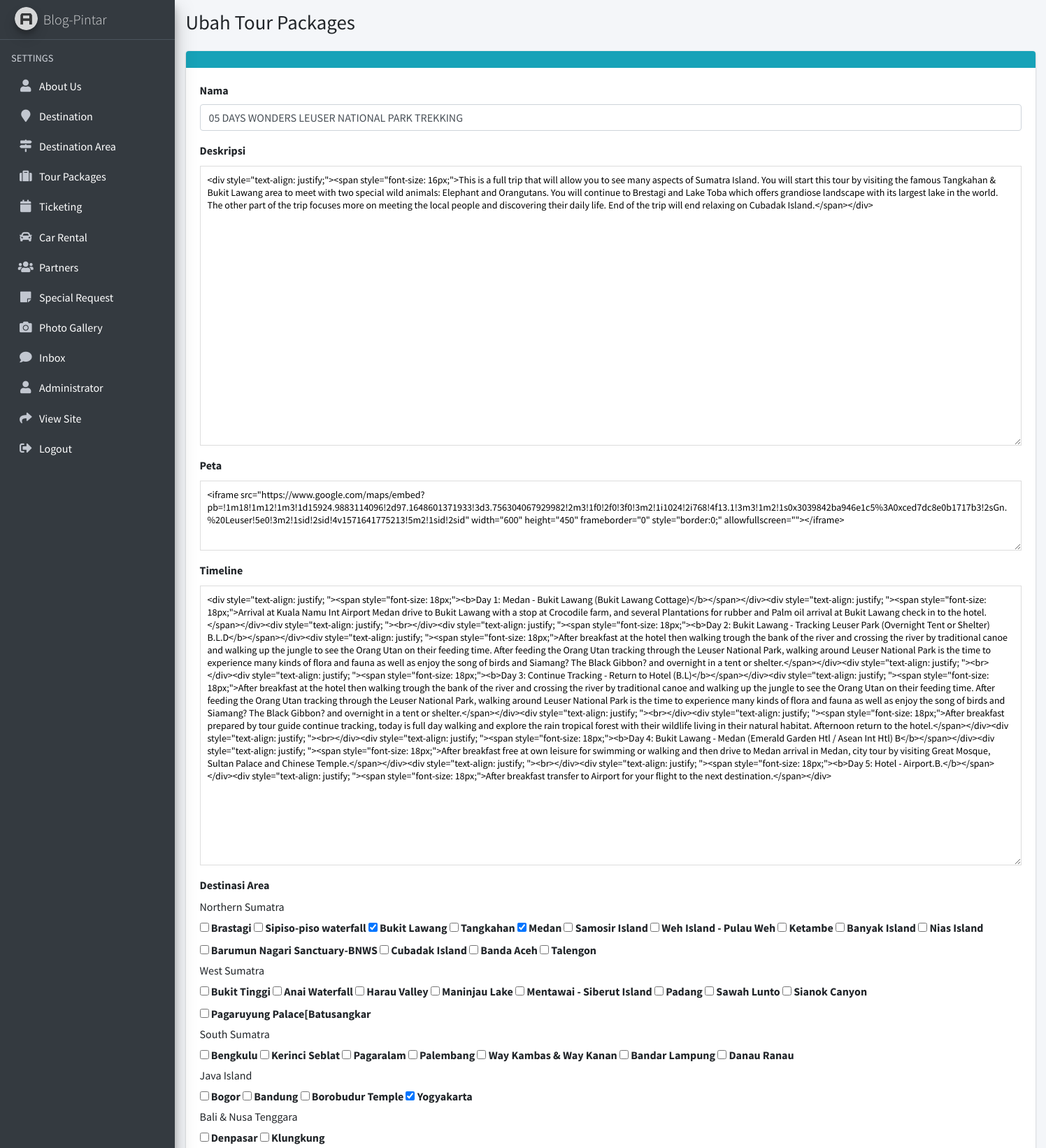
The page /admin/tour-packages/ubah?idTourPackages=2 (signed in, upper part) on the database its author committed.
### tables this page shows
CREATE TABLE `paket_wisata` (
  `id` int(10) NOT NULL,
  `nama` text DEFAULT NULL,
  `deskripsi` text DEFAULT NULL,
  `peta` text DEFAULT NULL,
  `timeline` text DEFAULT NULL
);

CREATE TABLE `destinasi` (
  `id` int(10) NOT NULL,
  `nama` varchar(100) DEFAULT NULL,
  `deskripsi` text DEFAULT NULL,
  `deskripsi_singkat` text NOT NULL,
  `gambar` varchar(100) DEFAULT NULL
);

CREATE TABLE `destinasi_area` (
  `id_area` int(10) NOT NULL,
  `nama_area` varchar(100) DEFAULT NULL,
  `deskripsi_area` text DEFAULT NULL,
  `deskripsi_area_singkat` text DEFAULT NULL,
  `gambar_area` varchar(100) DEFAULT NULL,
  `destinasi_id` int(10) DEFAULT NULL
);

### admin/tour-packages/ubah.php (the view, shortened to what this page needs)
<?php
include '../../koneksi.php';
if(!empty($_GET['idTourPackages'])){
    $idTourPackages = $_GET['idTourPackages'];
}
else{
    header("location:../tour-packages");
}
$dataPaket = array();
$query_mysql = mysqli_query($koneksi,"SELECT destinasi_area_id FROM paket_wisata_detail WHERE paket_wisata_id = $idTourPackages")or die(mysqli_error());
    while($data = mysqli_fetch_array($query_mysql)){
        array_push($dataPaket, $data['destinasi_area_id']);
    }
?>
<!DOCTYPE html>
<html>
<?php include '../adm_template/head.php'; ?>
<body class="hold-transition sidebar-mini">
    <div class="wrapper">
		<?php include '../adm_template/sidebar.php'; ?>
        <div class="content-wrapper">
            <section class="content-header">
                <div class="container-fluid">
                    <div class="row mb-2">
                        <div class="col-sm-6">
                            <h1>Ubah Tour Packages</h1>
                        </div>
                    </div>
                </div>
            </section>
            <section class="content">
                <div class="container-fluid">
                    <div class="row">
                        <div class="col-md-12">
                            <div class="card card-info">
                                <div class="card-header">
                                </div>
                                <form role="form" method="POST" action="ubah-aksi" enctype="multipart/form-data">
                                    <?php
                                    $queryDetailAdmin = mysqli_query($koneksi,"SELECT * FROM paket_wisata WHERE id = $idTourPackages");
                                    $d = mysqli_fetch_assoc($queryDetailAdmin);
                                    $nama = $d['nama'];
                                    $deskripsi = $d['deskripsi'];
                                    $peta = $d['peta'];
                                    $timeline = $d['timeline'];
                                    ?>
                                    <div class="card-body">
                                        <div class="form-group">
                                            <label for="exampleInputEmail1">Nama</label>
                                            <input name="nama" type="text" data-filter='.*' class="form-control" id="exampleInputEmail1" value="<?= $nama; ?>">
                                        </div>
                                        <div class="form-group">
                                        	<label for="exampleInputPassword1">Deskripsi</label>
                                        	<div class="card-tools" style="margin-top: -22px;">
                                        		<button type="button" class="btn btn-tool btn-sm" data-card-widget="collapse" data-toggle="tooltip" title="Collapse">
                                        			<i class="fas fa-minus"></i>
					                             </button>
					                             <button type="button" class="btn btn-tool btn-sm" data-card-widget="remove" data-toggle="tooltip"
					                                 title="Remove">
					                                 <i class="fas fa-times"></i>
					                             </button>
					                        </div>
					                        <div class="pad">
					                         	<div class="">
					                         		<textarea name="deskripsi" class="textarea" style="width: 100%; height: 400px; font-size: 14px; line-height: 18px; border: 1px solid #dddddd; padding: 10px;"><?= $deskripsi; ?>
					                                </textarea>
					                            </div>
					                        </div>
                                        </div>
                                        <div class="form-group">
                                            <label for="exampleInputPassword1">Peta</label>
                                            <div class="card-tools" style="margin-top: -22px;">
                                                <button type="button" class="btn btn-tool btn-sm" data-card-widget="collapse" data-toggle="tooltip" title="Collapse">
                                                    <i class="fas fa-minus"></i>
                                                 </button>
                                                 <button type="button" class="btn btn-tool btn-sm" data-card-widget="remove" data-toggle="tooltip"
                                                     title="Remove">
                                                     <i class="fas fa-times"></i>
                                                 </button>
                                            </div>
                                            <div class="pad">
                                                <div class="">
                                                    <textarea name="peta" style="width: 100%; height: 100px; font-size: 14px; line-height: 18px; border: 1px solid #dddddd; padding: 10px;"><?= $peta; ?></textarea>
                                                </div>
                                            </div>
                                        </div>
                                        <div class="form-group">
                                            <label for="exampleInputPassword1">Timeline</label>
                                            <div class="card-tools" style="margin-top: -22px;">
                                                <button type="button" class="btn btn-tool btn-sm" data-card-widget="collapse" data-toggle="tooltip" title="Collapse">
                                                    <i class="fas fa-minus"></i>
                                                 </button>
                                                 <button type="button" class="btn btn-tool btn-sm" data-card-widget="remove" data-toggle="tooltip"
                                                     title="Remove">
                                                     <i class="fas fa-times"></i>
                                                 </button>
                                            </div>
                                            <div class="pad">
                                                <div class="">
                                                    <textarea name="timeline" class="textarea" style="width: 100%; height: 400px; font-size: 14px; line-height: 18px; border: 1px solid #dddddd; padding: 10px;"><?= $timeline; ?>
                                                    </textarea>
                                                </div>
                                            </div>
                                        </div>
                                        <div class="form-group">
                                            <label for="exampleInputPassword1">Destinasi Area</label>
                                            <div class="card-tools" style="margin-top: -22px;">
                                                <button type="button" class="btn btn-tool btn-sm" data-card-widget="collapse" data-toggle="tooltip" title="Collapse">
                                                    <i class="fas fa-minus"></i>
                                                 </button>
                                                 <button type="button" class="btn btn-tool btn-sm" data-card-widget="remove" data-toggle="tooltip"
                                                     title="Remove">
                                                     <i class="fas fa-times"></i>
                                                 </button>
                                            </div>
                                            <div class="pad">
                                                <div class="">
                                                    <?php
                                                    $query_mysql = mysqli_query($koneksi,"SELECT DISTINCT(d.id),d.nama FROM destinasi AS d INNER JOIN destinasi_area AS da ON d.id = da.destinasi_id ")or die(mysqli_error());
                                                    while($data = mysqli_fetch_array($query_mysql)){
                                                        $id = $data['id'];
                                                        $nama = $data['nama'];
                                                    ?>
                                                    <h6><?= $nama ?></h2>
                                                        <?php
                                                        $query_mysql2 = mysqli_query($koneksi,"SELECT * FROM destinasi_area WHERE destinasi_id = $id")or die(mysqli_error());
                                                        while($data2 = mysqli_fetch_array($query_mysql2)){
                                                        ?>
                                                        <label><input type="checkbox" name="data_des[]" value="<?= $data2['id_area']?>" <?php echo (in_array($data2['id_area'], $dataPaket) ? 'checked' : ''); ?>> <?= $data2['nama_area'] ?></label>
                                                        <?php } ?>
                                                <?php } ?>
                                                </div>
                                            </div>
                                        </div>
                                    </div>
                                </form>
                            </div>
                        </div>
                    </div>
                </div>
            </section>
        </div>
    </div>
</body>
</html>

### rows shown on the page
paket_wisata: nama "05 DAYS WONDERS LEUSER NATIONAL PARK TREKKING", deskripsi "<div style=\"text-align: justify;\"><span style=\"font-size: 16px;\">This is a full trip that will allow you to see many aspects of Sumatra Island. You will start this tour by visiting the famous Tangkahan & Bukit Lawang area to meet with two special wild animals: Elephant and Orangutans. You will continue to Brestagi and Lake Toba which offers grandiose landscape with its largest lake in the world. The other part of the trip focuses more on meeting the local people and discovering their daily life. End of the trip will end relaxing on Cubadak Island.</span></div>", peta "<iframe src=\"https://www.google.com/maps/embed?pb=!1m18!1m12!1m3!1d15924.9883114096!2d97.1648601371933!3d3.756304067929982!2m3!1f0!2f0!3f0!3m2!1i1024!2i768!4f13.1!3m3!1m2!1s0x3039842ba946e1c5%3A0xced7dc8e0b1717b3!2sGn.%20Leuser!5e0!3m2!1sid!2sid!4v1571641775213!5m2!1sid!2sid\" width=\"600\" height=\"450\" frameborder=\"0\" style=\"border:0;\" allowfullscreen=\"\"></iframe>", timeline "<div style=\"text-align: justify; \"><span style=\"font-size: 18px;\"><b>Day 1: Medan - Bukit Lawang (Bukit Lawang Cottage)</b></span></div><div style=\"text-align: justify; \"><span style=\"font-size: 18px;\">Arrival at Kuala Namu Int Airport Medan drive to Bukit Lawang with a stop at Crocodile farm, and several Plantations for rubber and Palm oil arrival at Bukit Lawang check in to the hotel.</span></div><div style=\"text-align: justify; \"><br></div><div style=\"text-align: justify; \"><span style=\"font-size: 18px;\"><b>Day 2: Bukit Lawang - Tracking Leuser Park (Overnight Tent or Shelter) B.L.D</b></span></div><div style=\"text-align: justify; \"><span style=\"font-size: 18px;\">After breakfast at the…"
destinasi: nama "Northern Sumatra"
destinasi_area: nama_area "Brastagi"
destinasi_area: nama_area "Sipiso-piso waterfall"
destinasi_area: id_area "☑", nama_area "Bukit Lawang"
destinasi_area: nama_area "Tangkahan"
destinasi_area: id_area "☑", nama_area "Medan"
destinasi_area: nama_area "Samosir Island"
destinasi_area: nama_area "Weh Island - Pulau Weh"
destinasi_area: nama_area "Ketambe"
destinasi_area: nama_area "Banyak Island"
destinasi_area: nama_area "Nias Island"
destinasi_area: nama_area "Barumun Nagari Sanctuary-BNWS"
destinasi_area: nama_area "Cubadak Island"
destinasi_area: nama_area "Banda Aceh"
destinasi_area: nama_area "Talengon"
destinasi: nama "West Sumatra"
destinasi_area: nama_area "Bukit Tinggi"
destinasi_area: nama_area "Anai Waterfall"
destinasi_area: nama_area "Harau Valley"
destinasi_area: nama_area "Maninjau Lake"
destinasi_area: nama_area "Mentawai - Siberut Island"
destinasi_area: nama_area "Padang"
destinasi_area: nama_area "Sawah Lunto"
destinasi_area: nama_area "Sianok Canyon"
destinasi_area: nama_area "Pagaruyung Palace[Batusangkar"
destinasi: nama "South Sumatra"
destinasi_area: nama_area "Bengkulu"
destinasi_area: nama_area "Kerinci Seblat"
destinasi_area: nama_area "Pagaralam"
destinasi_area: nama_area "Palembang"
destinasi_area: nama_area "Way Kambas & Way Kanan"
destinasi_area: nama_area "Bandar Lampung"
destinasi_area: nama_area "Danau Ranau"
destinasi: nama "Java Island"
destinasi_area: nama_area "Bogor"
destinasi_area: nama_area "Bandung"
destinasi_area: nama_area "Borobudur Temple"
destinasi_area: id_area "☑", nama_area "Yogyakarta"
destinasi: nama "Bali & Nusa Tenggara"
destinasi_area: nama_area "Denpasar"
destinasi_area: nama_area "Klungkung"
